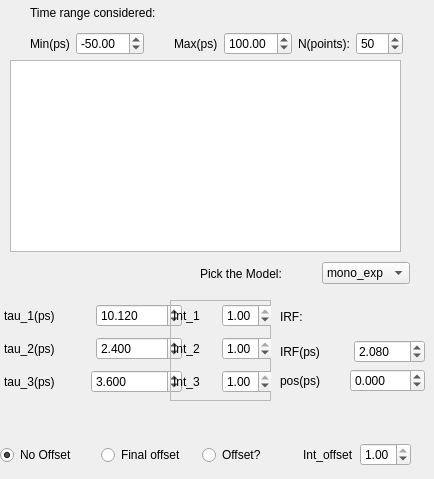
      <widget class="QWidget" name="tab_time">
       <attribute name="title">
        <string>time</string>
       </attribute>
       <widget class="PlotWidget" name="viewer_time">
        <property name="geometry">
         <rect>
          <x>10</x>
          <y>60</y>
          <width>391</width>
          <height>192</height>
         </rect>
        </property>
       </widget>
       <widget class="QWidget" name="layoutWidget">
        <property name="geometry">
         <rect>
          <x>0</x>
          <y>440</y>
          <width>411</width>
          <height>30</height>
         </rect>
        </property>
        <layout class="QHBoxLayout" name="horizontalLayout_27">
         <item>
          <widget class="QRadioButton" name="radioButton_no_offset">
           <property name="text">
            <string>No Offset</string>
           </property>
           <property name="checked">
            <bool>true</bool>
           </property>
           <attribute name="buttonGroup">
            <string notr="true">radiobutton_group_time_offset</string>
           </attribute>
          </widget>
         </item>
         <item>
          <widget class="QRadioButton" name="radioButton_time_final_offset">
           <property name="toolTip">
            <string>Assumes that the final state is ionizable/has an infinite lifetime.</string>
           </property>
           <property name="text">
            <string>Final offset</string>
           </property>
           <attribute name="buttonGroup">
            <string notr="true">radiobutton_group_time_offset</string>
           </attribute>
          </widget>
         </item>
         <item>
          <widget class="QRadioButton" name="radioButton_time_offset">
           <property name="toolTip">
            <string>Assumes that there is an indipendant species which just gives an offset.</string>
           </property>
           <property name="text">
            <string>Offset?</string>
           </property>
           <attribute name="buttonGroup">
            <string notr="true">radiobutton_group_time_offset</string>
           </attribute>
          </widget>
         </item>
         <item>
          <layout class="QHBoxLayout" name="horizontalLayout_28">
           <item>
            <widget class="QLabel" name="label_18">
             <property name="text">
              <string>Int_offset</string>
             </property>
            </widget>
           </item>
           <item>
            <widget class="QDoubleSpinBox" name="doubleSpinBox_time_int_offset">
             <property name="minimum">
              <double>0.000000000000000</double>
             </property>
             <property name="maximum">
              <double>1.000000000000000</double>
             </property>
             <property name="singleStep">
              <double>0.010000000000000</double>
             </property>
             <property name="value">
              <double>1.000000000000000</double>
             </property>
            </widget>
           </item>
          </layout>
         </item>
        </layout>
       </widget>
       <widget class="QWidget" name="layoutWidget">
        <property name="geometry">
         <rect>
          <x>4</x>
          <y>300</y>
          <width>178</width>
          <height>98</height>
         </rect>
        </property>
        <layout class="QVBoxLayout" name="verticalLayout_4">
         <item>
          <layout class="QHBoxLayout" name="horizontalLayout_12">
           <item>
            <widget class="QLabel" name="label_9">
             <property name="text">
              <string>tau_1(ps)</string>
             </property>
            </widget>
           </item>
           <item>
            <widget class="QDoubleSpinBox" name="doubleSpinBox_time_tau1">
             <property name="decimals">
              <number>3</number>
             </property>
             <property name="minimum">
              <double>0.001000000000000</double>
             </property>
             <property name="maximum">
              <double>50000.000000000000000</double>
             </property>
             <property name="singleStep">
              <double>1.000000000000000</double>
             </property>
             <property name="value">
              <double>10.119999999999999</double>
             </property>
            </widget>
           </item>
          </layout>
         </item>
         <item>
          <layout class="QHBoxLayout" name="horizontalLayout_13">
           <item>
            <widget class="QLabel" name="label_10">
             <property name="text">
              <string>tau_2(ps)</string>
             </property>
            </widget>
           </item>
           <item>
            <widget class="QDoubleSpinBox" name="doubleSpinBox_time_tau2">
             <property name="decimals">
              <number>3</number>
             </property>
             <property name="minimum">
              <double>0.001000000000000</double>
             </property>
             <property name="maximum">
              <double>50000.000000000000000</double>
             </property>
             <property name="value">
              <double>2.400000000000000</double>
             </property>
            </widget>
           </item>
          </layout>
         </item>
         <item>
          <layout class="QHBoxLayout" name="horizontalLayout_14">
           <item>
            <widget class="QLabel" name="label_11">
             <property name="text">
              <string>tau_3(ps)</string>
             </property>
            </widget>
           </item>
           <item>
            <widget class="QDoubleSpinBox" name="doubleSpinBox_time_tau3">
             <property name="decimals">
              <number>3</number>
             </property>
             <property name="minimum">
              <double>0.001000000000000</double>
             </property>
             <property name="maximum">
              <double>500000.000000000000000</double>
             </property>
             <property name="value">
              <double>3.600000000000000</double>
             </property>
            </widget>
           </item>
          </layout>
         </item>
        </layout>
       </widget>
       <widget class="QWidget" name="layoutWidget">
        <property name="geometry">
         <rect>
          <x>30</x>
          <y>0</y>
          <width>373</width>
          <height>55</height>
         </rect>
        </property>
        <layout class="QVBoxLayout" name="verticalLayout_5">
         <item>
          <widget class="QLabel" name="label_15">
           <property name="text">
            <string>Time range considered:</string>
           </property>
          </widget>
         </item>
         <item>
          <layout class="QHBoxLayout" name="horizontalLayout_20">
           <item>
            <layout class="QHBoxLayout" name="horizontalLayout_18">
             <item>
              <widget class="QLabel" name="label_16">
               <property name="text">
                <string>Min(ps)</string>
               </property>
              </widget>
             </item>
             <item>
              <widget class="QDoubleSpinBox" name="doubleSpinBox_time_min">
               <property name="minimum">
                <double>-500.000000000000000</double>
               </property>
               <property name="maximum">
                <double>500.000000000000000</double>
               </property>
               <property name="singleStep">
                <double>1.000000000000000</double>
               </property>
               <property name="value">
                <double>-50.000000000000000</double>
               </property>
              </widget>
             </item>
            </layout>
           </item>
           <item>
            <spacer name="horizontalSpacer_6">
             <property name="orientation">
              <enum>Qt::Horizontal</enum>
             </property>
             <property name="sizeHint" stdset="0">
              <size>
               <width>40</width>
               <height>20</height>
              </size>
             </property>
            </spacer>
           </item>
           <item>
            <layout class="QHBoxLayout" name="horizontalLayout_19">
             <item>
              <widget class="QLabel" name="label_17">
               <property name="text">
                <string>Max(ps)</string>
               </property>
              </widget>
             </item>
             <item>
              <widget class="QDoubleSpinBox" name="doubleSpinBox_time_max">
               <property name="minimum">
                <double>-500.000000000000000</double>
               </property>
               <property name="maximum">
                <double>500.000000000000000</double>
               </property>
               <property name="value">
                <double>100.000000000000000</double>
               </property>
              </widget>
             </item>
             <item>
              <layout class="QHBoxLayout" name="horizontalLayout_35">
               <item>
                <widget class="QLabel" name="label_123">
                 <property name="text">
                  <string>N(points):</string>
                 </property>
                </widget>
               </item>
               <item>
                <widget class="QSpinBox" name="spinBox_simulate_number_time_points">
                 <property name="minimum">
                  <number>1</number>
                 </property>
                 <property name="maximum">
                  <number>500</number>
                 </property>
                 <property name="value">
                  <number>50</number>
                 </property>
                </widget>
               </item>
              </layout>
             </item>
            </layout>
           </item>
          </layout>
         </item>
        </layout>
       </widget>
       <widget class="QFrame" name="frame_3">
        <property name="geometry">
         <rect>
          <x>170</x>
          <y>300</y>
          <width>101</width>
          <height>101</height>
         </rect>
        </property>
        <property name="frameShape">
         <enum>QFrame::StyledPanel</enum>
        </property>
        <property name="frameShadow">
         <enum>QFrame::Raised</enum>
        </property>
        <widget class="QWidget" name="layoutWidget">
         <property name="geometry">
          <rect>
           <x>3</x>
           <y>0</y>
           <width>100</width>
           <height>98</height>
          </rect>
         </property>
         <layout class="QVBoxLayout" name="verticalLayout_6">
          <item>
           <layout class="QHBoxLayout" name="horizontalLayout_22">
            <item>
             <widget class="QLabel" name="label_20">
              <property name="text">
               <string>Int_1</string>
              </property>
             </widget>
            </item>
            <item>
             <widget class="QDoubleSpinBox" name="doubleSpinBox_time_int_1">
              <property name="decimals">
               <number>2</number>
              </property>
              <property name="maximum">
               <double>1.000000000000000</double>
              </property>
              <property name="singleStep">
               <double>0.010000000000000</double>
              </property>
              <property name="value">
               <double>1.000000000000000</double>
              </property>
             </widget>
            </item>
           </layout>
          </item>
          <item>
           <layout class="QHBoxLayout" name="horizontalLayout_23">
            <item>
             <widget class="QLabel" name="label_21">
              <property name="text">
               <string>Int_2</string>
              </property>
             </widget>
            </item>
            <item>
             <widget class="QDoubleSpinBox" name="doubleSpinBox_time_int_2">
              <property name="maximum">
               <double>1.000000000000000</double>
              </property>
              <property name="singleStep">
               <double>0.010000000000000</double>
              </property>
              <property name="value">
               <double>1.000000000000000</double>
              </property>
             </widget>
            </item>
           </layout>
          </item>
          <item>
           <layout class="QHBoxLayout" name="horizontalLayout_24">
            <item>
             <widget class="QLabel" name="label_22">
              <property name="text">
               <string>Int_3</string>
              </property>
             </widget>
            </item>
            <item>
             <widget class="QDoubleSpinBox" name="doubleSpinBox_time_int_3">
              <property name="maximum">
               <double>1.000000000000000</double>
              </property>
              <property name="singleStep">
               <double>0.010000000000000</double>
              </property>
              <property name="value">
               <double>1.000000000000000</double>
              </property>
             </widget>
            </item>
           </layout>
          </item>
         </layout>
        </widget>
       </widget>
       <widget class="QWidget" name="layoutWidget_24">
        <property name="geometry">
         <rect>
          <x>200</x>
          <y>260</y>
          <width>210</width>
          <height>27</height>
         </rect>
        </property>
        <layout class="QHBoxLayout" name="horizontalLayout_98">
         <item>
          <widget class="QLabel" name="label_85">
           <property name="sizePolicy">
            <sizepolicy hsizetype="MinimumExpanding" vsizetype="MinimumExpanding">
             <horstretch>0</horstretch>
             <verstretch>0</verstretch>
            </sizepolicy>
           </property>
           <property name="statusTip">
            <string>(for the moment sequential up to three time-constans implemented)</string>
           </property>
           <property name="text">
            <string>Pick the Model:</string>
           </property>
          </widget>
         </item>
         <item>
          <spacer name="horizontalSpacer_26">
           <property name="orientation">
            <enum>Qt::Horizontal</enum>
           </property>
           <property name="sizeHint" stdset="0">
            <size>
             <width>40</width>
             <height>20</height>
            </size>
           </property>
          </spacer>
         </item>
         <item>
          <widget class="QComboBox" name="comboBox_global_pick_model_2">
           <item>
            <property name="text">
             <string>mono_exp</string>
            </property>
           </item>
           <item>
            <property name="text">
             <string>bi_exp</string>
            </property>
           </item>
           <item>
            <property name="text">
             <string>tri_exp</string>
            </property>
           </item>
          </widget>
         </item>
        </layout>
       </widget>
       <widget class="QWidget" name="layoutWidget">
        <property name="geometry">
         <rect>
          <x>280</x>
          <y>300</y>
          <width>145</width>
          <height>92</height>
         </rect>
        </property>
        <layout class="QVBoxLayout" name="verticalLayout_3">
         <item>
          <layout class="QHBoxLayout" name="horizontalLayout_17">
           <item>
            <widget class="QLabel" name="label_12">
             <property name="text">
              <string>IRF:</string>
             </property>
            </widget>
           </item>
           <item>
            <spacer name="horizontalSpacer_5">
             <property name="orientation">
              <enum>Qt::Horizontal</enum>
             </property>
             <property name="sizeHint" stdset="0">
              <size>
               <width>40</width>
               <height>20</height>
              </size>
             </property>
            </spacer>
           </item>
          </layout>
         </item>
         <item>
          <layout class="QHBoxLayout" name="horizontalLayout_15">
           <item>
            <widget class="QLabel" name="label_13">
             <property name="text">
              <string>IRF(ps)</string>
             </property>
            </widget>
           </item>
           <item>
            <widget class="QDoubleSpinBox" name="doubleSpinBox_time_irf">
             <property name="decimals">
              <number>3</number>
             </property>
             <property name="minimum">
              <double>0.020000000000000</double>
             </property>
             <property name="maximum">
              <double>200.000000000000000</double>
             </property>
             <property name="value">
              <double>2.080000000000000</double>
             </property>
            </widget>
           </item>
          </layout>
         </item>
         <item>
          <layout class="QHBoxLayout" name="horizontalLayout_16">
           <item>
            <widget class="QLabel" name="label_14">
             <property name="text">
              <string>pos(ps)</string>
             </property>
            </widget>
           </item>
           <item>
            <widget class="QDoubleSpinBox" name="doubleSpinBox_time_pos_irf">
             <property name="decimals">
              <number>3</number>
             </property>
             <property name="minimum">
              <double>-500.000000000000000</double>
             </property>
             <property name="maximum">
              <double>500.000000000000000</double>
             </property>
            </widget>
           </item>
          </layout>
         </item>
        </layout>
       </widget>
      </widget>
